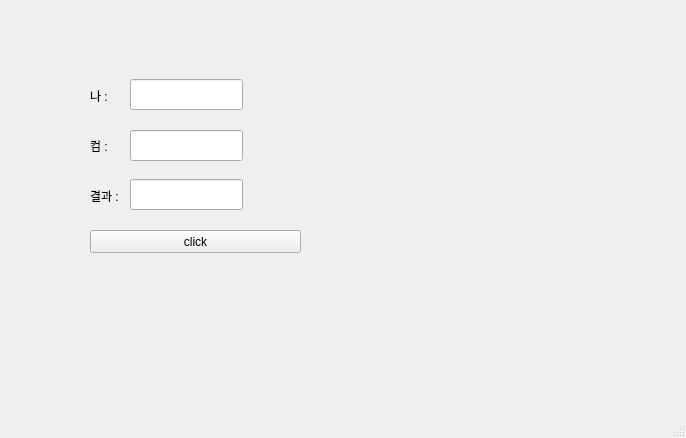
<?xml version="1.0" encoding="UTF-8"?>
<ui version="4.0">
 <class>MainWindow</class>
 <widget class="QMainWindow" name="MainWindow">
  <property name="geometry">
   <rect>
    <x>0</x>
    <y>0</y>
    <width>686</width>
    <height>438</height>
   </rect>
  </property>
  <property name="windowTitle">
   <string>MainWindow</string>
  </property>
  <widget class="QWidget" name="centralwidget">
   <widget class="QLabel" name="lblMine">
    <property name="geometry">
     <rect>
      <x>90</x>
      <y>90</y>
      <width>56</width>
      <height>12</height>
     </rect>
    </property>
    <property name="text">
     <string>나 : </string>
    </property>
   </widget>
   <widget class="QLabel" name="lblCom">
    <property name="geometry">
     <rect>
      <x>90</x>
      <y>140</y>
      <width>56</width>
      <height>12</height>
     </rect>
    </property>
    <property name="text">
     <string>컴 : </string>
    </property>
   </widget>
   <widget class="QLabel" name="lblResult">
    <property name="geometry">
     <rect>
      <x>90</x>
      <y>190</y>
      <width>56</width>
      <height>12</height>
     </rect>
    </property>
    <property name="text">
     <string>결과 : </string>
    </property>
   </widget>
   <widget class="QPushButton" name="pb">
    <property name="geometry">
     <rect>
      <x>90</x>
      <y>230</y>
      <width>211</width>
      <height>23</height>
     </rect>
    </property>
    <property name="text">
     <string>click</string>
    </property>
   </widget>
   <widget class="QLineEdit" name="leMine">
    <property name="geometry">
     <rect>
      <x>130</x>
      <y>79</y>
      <width>113</width>
      <height>31</height>
     </rect>
    </property>
   </widget>
   <widget class="QLineEdit" name="leCom">
    <property name="geometry">
     <rect>
      <x>130</x>
      <y>130</y>
      <width>113</width>
      <height>31</height>
     </rect>
    </property>
   </widget>
   <widget class="QLineEdit" name="leResult">
    <property name="geometry">
     <rect>
      <x>130</x>
      <y>179</y>
      <width>113</width>
      <height>31</height>
     </rect>
    </property>
   </widget>
  </widget>
  <widget class="QMenuBar" name="menubar">
   <property name="geometry">
    <rect>
     <x>0</x>
     <y>0</y>
     <width>686</width>
     <height>21</height>
    </rect>
   </property>
  </widget>
  <widget class="QStatusBar" name="statusbar"/>
 </widget>
 <resources/>
 <connections/>
</ui>
